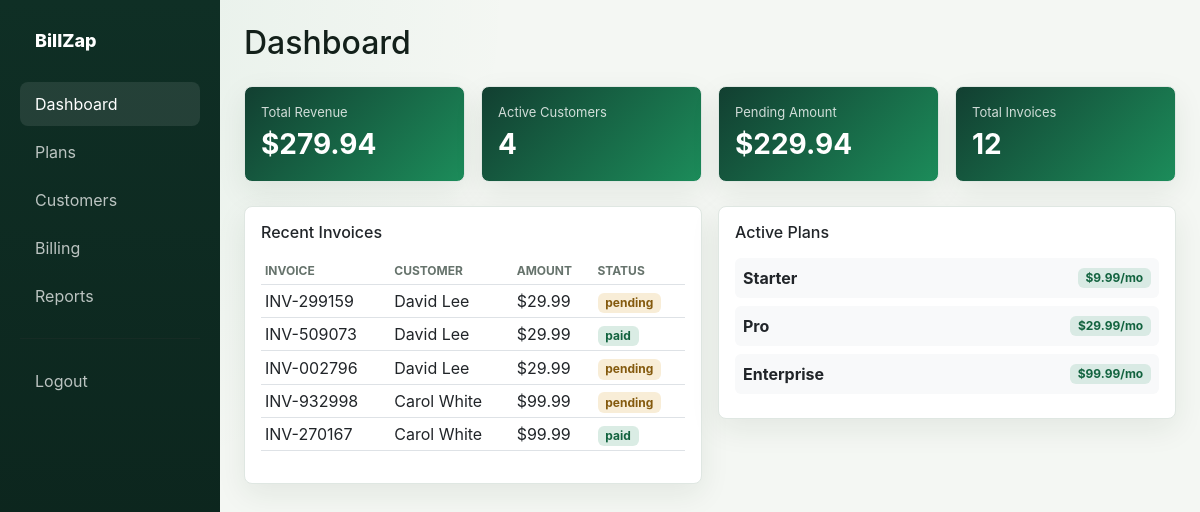
The app's page /admin/dashboard (signed in) with its own data.
### app.py (models this page shows)
class Invoice(db.Model):
    id          = db.Column(db.Integer, primary_key=True)
    invoice_no  = db.Column(db.String(20), unique=True)
    customer_id = db.Column(db.Integer, db.ForeignKey('customer.id'))
    amount      = db.Column(db.Float, nullable=False)
    status      = db.Column(db.String(20), default='pending')
    issued_date = db.Column(db.DateTime, default=datetime.utcnow)
    due_date    = db.Column(db.DateTime)
    paid_date   = db.Column(db.DateTime)

class Customer(db.Model):
    id       = db.Column(db.Integer, primary_key=True)
    name     = db.Column(db.String(100), nullable=False)
    email    = db.Column(db.String(120), unique=True, nullable=False)
    plan_id  = db.Column(db.Integer, db.ForeignKey('plan.id'))
    status   = db.Column(db.String(20), default='active')
    joined   = db.Column(db.DateTime, default=datetime.utcnow)
    invoices = db.relationship('Invoice', backref='customer', lazy=True)

class Plan(db.Model):
    id        = db.Column(db.Integer, primary_key=True)
    name      = db.Column(db.String(100), nullable=False)
    price     = db.Column(db.Float, nullable=False)
    interval  = db.Column(db.String(20), default='monthly')
    features  = db.Column(db.String(500))
    customers = db.relationship('Customer', backref='plan', lazy=True)

### app.py (the view)
@app.route('/admin/dashboard')
@admin_required
def admin_dashboard():
    customers = Customer.query.all()
    invoices  = Invoice.query.all()
    plans     = Plan.query.all()
    total_rev = sum(i.amount for i in invoices if i.status == 'paid')
    pending   = sum(i.amount for i in invoices if i.status == 'pending')
    users     = User.query.filter_by(role='customer').all()
    return render_template('dashboard.html',
        customers=customers, invoices=invoices, users=users,
        plans=plans, total_rev=total_rev, pending=pending)

### app.py (called while the page is built)
def admin_required(f):
    @functools.wraps(f)
    def decorated(*args, **kwargs):
        if not current_user.is_authenticated or current_user.role != 'admin':
            flash('Admin access required', 'error')
            return redirect(url_for('admin_login'))
        return f(*args, **kwargs)
    return decorated

@login_manager.user_loader
def load_user(user_id):
    return User.query.get(int(user_id))

### templates/dashboard.html (shortened to what this page needs)
<!DOCTYPE html>
<html>
<head>
  <link href="https://cdn.jsdelivr.net/npm/bootstrap@5.3.0/dist/css/bootstrap.min.css" rel="stylesheet">
  <link href="/static/billing-ui.css" rel="stylesheet">
</head>
<body>
<div class="d-flex">
 <div class="sidebar" style="width:220px; min-width:220px;">
    <h4>BillZap</h4>
    <a href="/admin/dashboard" class="active">Dashboard</a>
    <a href="/admin/plans">Plans</a>
    <a href="/admin/customers">Customers</a>
    <a href="/admin/billing">Billing</a>
    <a href="/admin/reports">Reports</a>
    <hr style="border-color:#333; margin:20px 0;">
    <a href="/admin/logout" style="color:#f45c43;">Logout</a>
</div>
  <div class="flex-grow-1 p-4">
    <h2 class="mb-4">Dashboard</h2>
    <div class="row g-3 mb-4">
      <div class="col-md-3">
        <div class="card stat-card p-3">
          <div style="font-size:13px;opacity:.8;">Total Revenue</div>
          <div style="font-size:28px;font-weight:700;">${{ "%.2f"|format(total_rev) }}</div>
        </div>
      </div>
      <div class="col-md-3">
        <div class="card stat-card green p-3">
          <div style="font-size:13px;opacity:.8;">Active Customers</div>
          <div style="font-size:28px;font-weight:700;">{{ customers|length }}</div>
        </div>
      </div>
      <div class="col-md-3">
        <div class="card stat-card orange p-3">
          <div style="font-size:13px;opacity:.8;">Pending Amount</div>
          <div style="font-size:28px;font-weight:700;">${{ "%.2f"|format(pending) }}</div>
        </div>
      </div>
      <div class="col-md-3">
        <div class="card stat-card red p-3">
          <div style="font-size:13px;opacity:.8;">Total Invoices</div>
          <div style="font-size:28px;font-weight:700;">{{ invoices|length }}</div>
        </div>
      </div>
    </div>
    <div class="row g-3">
      <div class="col-md-6">
        <div class="card p-3">
          <h6 class="mb-3">Recent Invoices</h6>
          <table class="table table-sm">
            <thead><tr><th>Invoice</th><th>Customer</th><th>Amount</th><th>Status</th></tr></thead>
            <tbody>
            {% for inv in invoices[-5:]|reverse %}
            <tr>
              <td>{{ inv.invoice_no }}</td>
              <td>{{ inv.customer.name }}</td>
              <td>${{ "%.2f"|format(inv.amount) }}</td>
              <td><span class="badge bg-{{ 'success' if inv.status=='paid' else 'warning' }}">{{ inv.status }}</span></td>
            </tr>
            {% endfor %}
            </tbody>
          </table>
        </div>
      </div>
      <div class="col-md-6">
        <div class="card p-3">
          <h6 class="mb-3">Active Plans</h6>
          {% for plan in plans %}
          <div class="d-flex justify-content-between align-items-center mb-2 p-2 bg-light rounded">
            <span><strong>{{ plan.name }}</strong></span>
            <span class="badge bg-primary">${{ plan.price }}/mo</span>
          </div>
          {% endfor %}
        </div>
      </div>
    </div>
  </div>
</div>
</body>
</html>

### static/billing-ui.css (style rules this page uses)
:root { --ink: #13201a; --muted: #66736c; --line: #dfe7e2; --paper: #ffffff; --canvas: #f4f7f3; --nav: #0f2f25; --nav-2: #174536; --money: #1c8c5a; --money-dark: #12633f; --gold: #d89a22; --danger: #c84630; }
* { letter-spacing: 0; }
body { background: radial-gradient(circle at top left, rgba(28, 140, 90, 0.08), transparent 32rem), var(--canvas) !important; color: var(--ink); font-family: Inter, "Segoe UI", Arial, sans-serif; }
.navbar, .topbar, .sidebar { background: linear-gradient(180deg, var(--nav), #0b211a) !important; }
.brand, .navbar-brand, .sidebar h4 { color: #fff !important; font-weight: 800 !important; }
.nav-link, .topbar .nav-links a, .sidebar a { color: rgba(255, 255, 255, 0.72) !important; }
.nav-link:hover, .topbar .nav-links a:hover, .sidebar a:hover, .sidebar a.active { background: rgba(255, 255, 255, 0.09) !important; color: #fff !important; }
.card, .login-card, .register-card, .plan-card, .feature-box, .content-card { border: 1px solid var(--line) !important; border-radius: 8px !important; box-shadow: 0 10px 30px rgba(20, 45, 31, 0.08) !important; }
.card, .login-card, .register-card, .feature-box, .content-card { background: var(--paper) !important; }
.badge.bg-primary { background: rgba(28, 140, 90, 0.14) !important; color: var(--money-dark) !important; }
.badge.bg-success, .status-paid { background: rgba(28, 140, 90, 0.16) !important; color: var(--money-dark) !important; }
.badge.bg-warning, .status-pending { background: rgba(216, 154, 34, 0.18) !important; color: #845a0e !important; }
.stat-card, .stat-card.green, .stat-card.orange, .stat-card.red, .stat-card.purple, .upgrade-banner, .plan-card.featured { background: linear-gradient(135deg, #123f31, #1c8c5a) !important; color: #fff !important; }
.table thead th { color: var(--muted); font-size: 12px; text-transform: uppercase; }
.table td, .table th { vertical-align: middle; }

### templates/dashboard.html (style rules this page uses)
body { background: #f8f9fa; }
.sidebar { background: #1a1a2e; min-height: 100vh; padding: 20px; }
.sidebar a { color: #aaa; display: block; padding: 10px 15px; border-radius: 8px; text-decoration: none; margin-bottom: 4px; }
.sidebar a:hover, .sidebar a.active { background: #16213e; color: #fff; }
.sidebar h4 { color: #fff; padding: 10px 15px; margin-bottom: 20px; font-size: 18px; }
.card { border: none; border-radius: 12px; box-shadow: 0 2px 10px rgba(0,0,0,0.06); }
.stat-card { background: linear-gradient(135deg, #667eea, #764ba2); color: white; }
.stat-card.green { background: linear-gradient(135deg, #11998e, #38ef7d); }
.stat-card.orange { background: linear-gradient(135deg, #f7971e, #ffd200); color: #333; }
.stat-card.red { background: linear-gradient(135deg, #eb3349, #f45c43); }

### records on screen
Invoice: invoice_no "INV-299159", customer.name "David Lee", amount "29.99", status "pending"
Invoice: invoice_no "INV-509073", customer.name "David Lee", amount "29.99", status "paid"
Invoice: invoice_no "INV-002796", customer.name "David Lee", amount "29.99", status "pending"
Invoice: invoice_no "INV-932998", customer.name "Carol White", amount "99.99", status "pending"
Invoice: invoice_no "INV-270167", customer.name "Carol White", amount "99.99", status "paid"
Plan: name "Starter", price "9.99"
Plan: name "Pro", price "29.99"
Plan: name "Enterprise", price "99.99"

### other values on screen
{{ "%.2f"|format(total_rev) }} "279.94"
{{ customers|length }} "4"
{{ "%.2f"|format(pending) }} "229.94"
{{ invoices|length }} "12"
